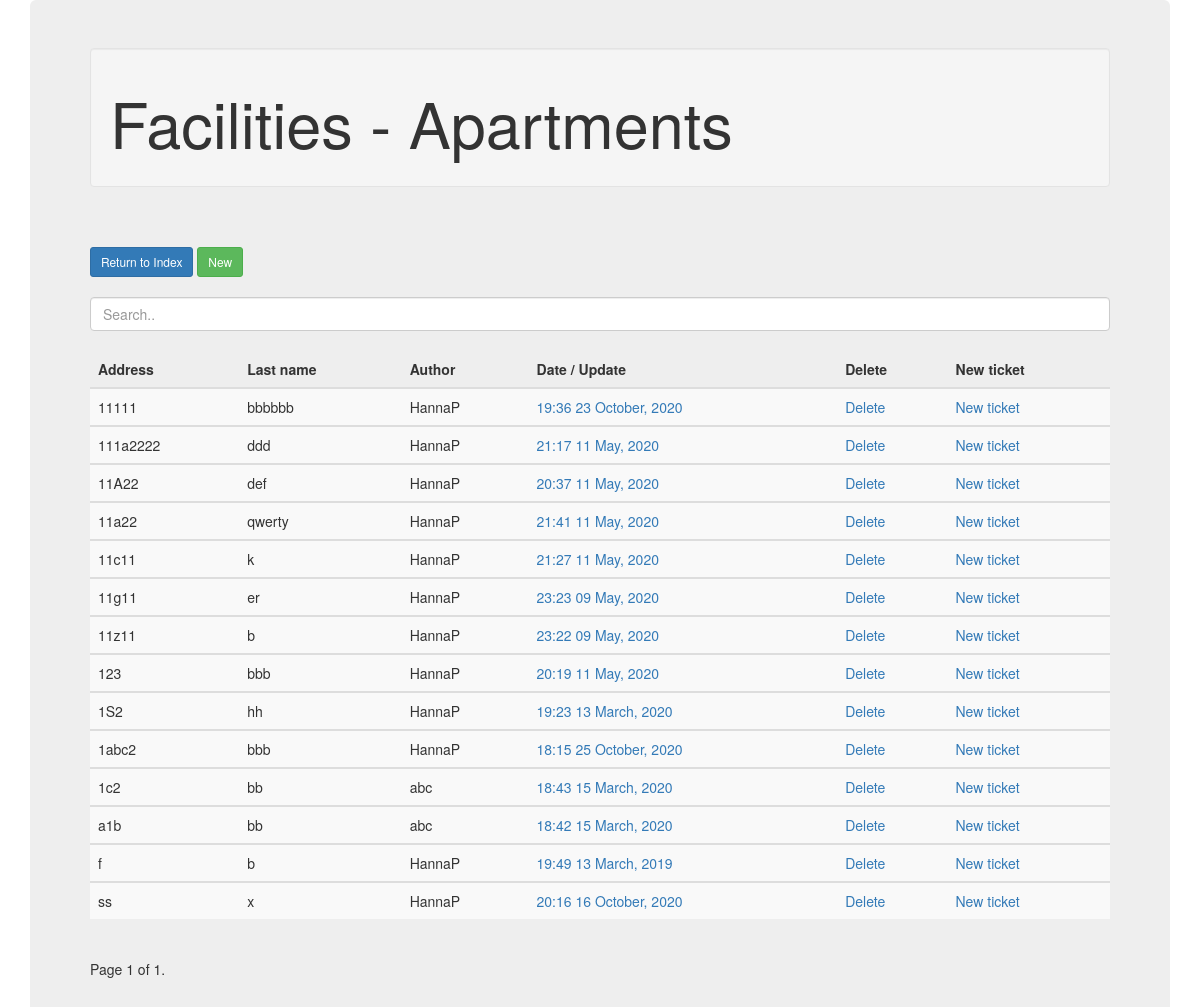
The app's page /apartment/ (signed in) with its own data.
### FacilitiesApp/models.py (models this page shows, shortened)
class Apartment(models.Model):
    first_name = models.CharField(max_length=100)
    last_name = models.CharField(max_length=100)
    email = models.CharField(max_length=100, blank=True)
    phone_no = models.CharField(max_length=100, blank=True)
    address = models.CharField(max_length=100)
    house_company = models.CharField(max_length=100)
    company_name = models.CharField(max_length=100)
    notes = models.TextField(blank=True)
    date_posted = models.DateTimeField(default=timezone.now)
    date_last_save = models.DateTimeField(auto_now=timezone.now)
    username_first = models.CharField(max_length=100)
    author = models.ForeignKey(User, on_delete=models.PROTECT)

### FacilitiesApp/views.py (the view)
# urls.py: path('apartment/', views.apartment, name='apartment'),
def apartment(request):
    dic_x = {}
    if request.user.is_authenticated:
        db_data = Apartment.objects.filter(company_name = request.user.profile.members_of).order_by('address')
        paginator = Paginator(db_data, 20)
        page_number = request.GET.get('page')
        page_obj = paginator.get_page(page_number)
        dic_x = {
            'posts': page_obj
        }
    return render(request, "FacilitiesApp/apartment.html", dic_x)

### FacilitiesApp/templates/FacilitiesApp/apartment.html (shortened to what this page needs)
<!DOCTYPE html>
<html lang="en">
<head>
	<link rel="stylesheet" href="https://maxcdn.bootstrapcdn.com/bootstrap/3.4.1/css/bootstrap.min.css">
</head>
<body>
	<div class="container">
		<div class="jumbotron">
		<div class="well"><h1>Facilities - Apartments</h1></div>
		<br><br>
		<a class="btn btn-primary btn-sm mt-1 mb-1" href="{% url 'home'  %}">Return to Index</a>
		<a class="btn btn-success btn-sm mt-1 mb-1" href="{% url 'apartment-create' %}">New</a>
		<br><br>
		<input class="form-control" id="myInput" type="text" placeholder="Search..">
		<br>
		<table class="table table-striped">
			<thead>
			  <tr>
				<th>Address</th>
				<th>Last name</th>
				<th>Author</th>
				<th>Date / Update</th>
				<th>Delete</th>
				<th>New ticket</th>
			  </tr>
			</thead>
		{% block content %}
		{% for Apartment in posts %}
				<tbody id="myTable">
					<tr>
					  <td>{{ Apartment.address }}</td>
					  <td>{{ Apartment.last_name }}</td>
					  <td>{{ Apartment.author }}</td>
					  <td><a href="{% url 'apartment-update' Apartment.id %}">{{ Apartment.date_last_save|date:"H:i d F, Y" }}</a></td>
					  <td><a href="{% url 'apartment-delete' Apartment.id %}">Delete</a></td>
					  <td><a href="{% url 'pre-ticket-create' Apartment.id %}">New ticket</a></td>
					</tr>
				</tbody>
		{% endfor %}
		{% endblock content %}
		</table>
		<div class="pagination">
			<span class="step-links">
				<span class="current">
					Page {{ posts.number }} of {{ posts.paginator.num_pages }}.
				</span>
			</span>
		</div>
		</div>
	</div>
</body>
</html>

### records on screen
Apartment: address "11111", last_name "bbbbbb", author "HannaP", date_last_save "19:36 23 October, 2020"
Apartment: address "111a2222", last_name "ddd", author "HannaP", date_last_save "21:17 11 May, 2020"
Apartment: address "11A22", last_name "def", author "HannaP", date_last_save "20:37 11 May, 2020"
Apartment: address "11a22", last_name "qwerty", author "HannaP", date_last_save "21:41 11 May, 2020"
Apartment: address "11c11", last_name "k", author "HannaP", date_last_save "21:27 11 May, 2020"
Apartment: address "11g11", last_name "er", author "HannaP", date_last_save "23:23 09 May, 2020"
Apartment: address "11z11", last_name "b", author "HannaP", date_last_save "23:22 09 May, 2020"
Apartment: address "123", last_name "bbb", author "HannaP", date_last_save "20:19 11 May, 2020"
Apartment: address "1S2", last_name "hh", author "HannaP", date_last_save "19:23 13 March, 2020"
Apartment: address "1abc2", last_name "bbb", author "HannaP", date_last_save "18:15 25 October, 2020"
Apartment: address "1c2", last_name "bb", author "abc", date_last_save "18:43 15 March, 2020"
Apartment: address "a1b", last_name "bb", author "abc", date_last_save "18:42 15 March, 2020"
Apartment: address "f", last_name "b", author "HannaP", date_last_save "19:49 13 March, 2019"
Apartment: address "ss", last_name "x", author "HannaP", date_last_save "20:16 16 October, 2020"

### other values on screen
{{ posts.number }} "1"
{{ posts.paginator.num_pages }} "1"
